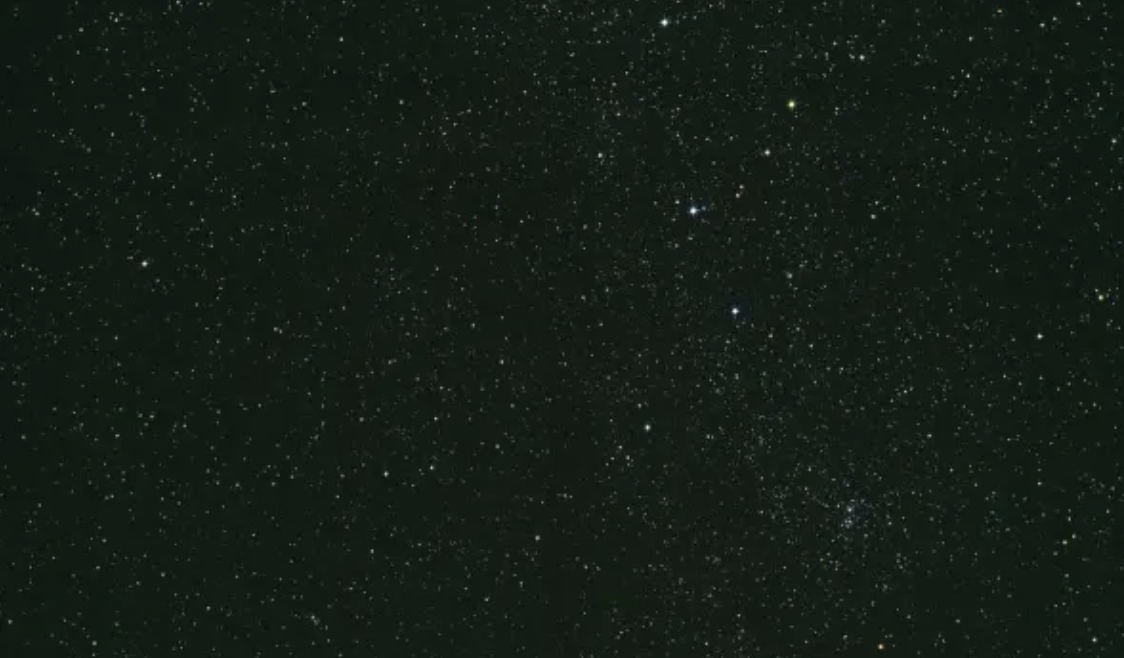
#> input picture sample_images/cassopeia.png, 1124 x 658 px
$ python -i preprocess.py   (imports and definitions only)
#> lines starting #> are read from the running program, lines starting #| are printed output that depends on the picture; after the words box and inside, x2 and y2 are one past the last pixel; in counts of white or black regions, pixels touching at a corner belong together
#> further down, picture is the input picture: shape (658, 1124, 3); mean B, G, R 22, 29.1, 19.7
from __future__ import annotations

import cv2
import numpy as np
from scipy import ndimage


def preprocess_image(image: np.ndarray) -> dict[str, np.ndarray]:
    """Prepare an RGB/BGR night-sky image for blob-based star detection."""
    grayscale = cv2.cvtColor(image, cv2.COLOR_BGR2GRAY)
    blurred = cv2.GaussianBlur(grayscale, (5, 5), 0)

    clahe = cv2.createCLAHE(clipLimit=2.2, tileGridSize=(8, 8))
    contrast = clahe.apply(blurred)
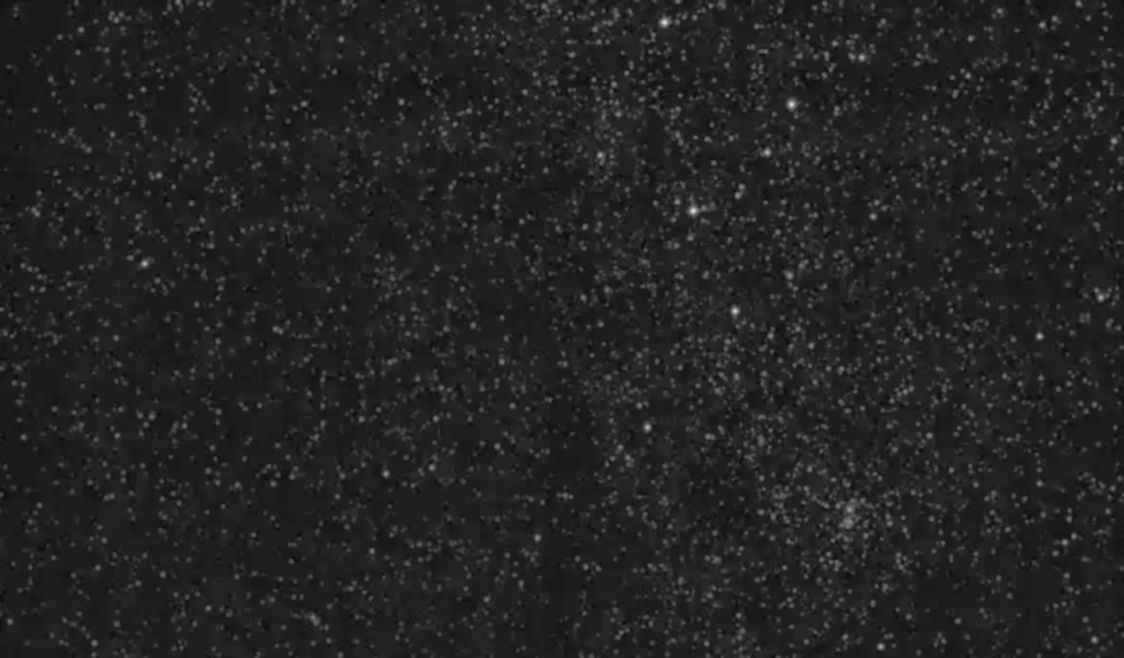
#> contrast: shape (658, 1124); min 13, max 218, mean 35.1

    sharpened = cv2.addWeighted(contrast, 1.3, cv2.GaussianBlur(contrast, (0, 0), 3), -0.3, 0)
    top_hat = ndimage.white_tophat(sharpened, size=7)
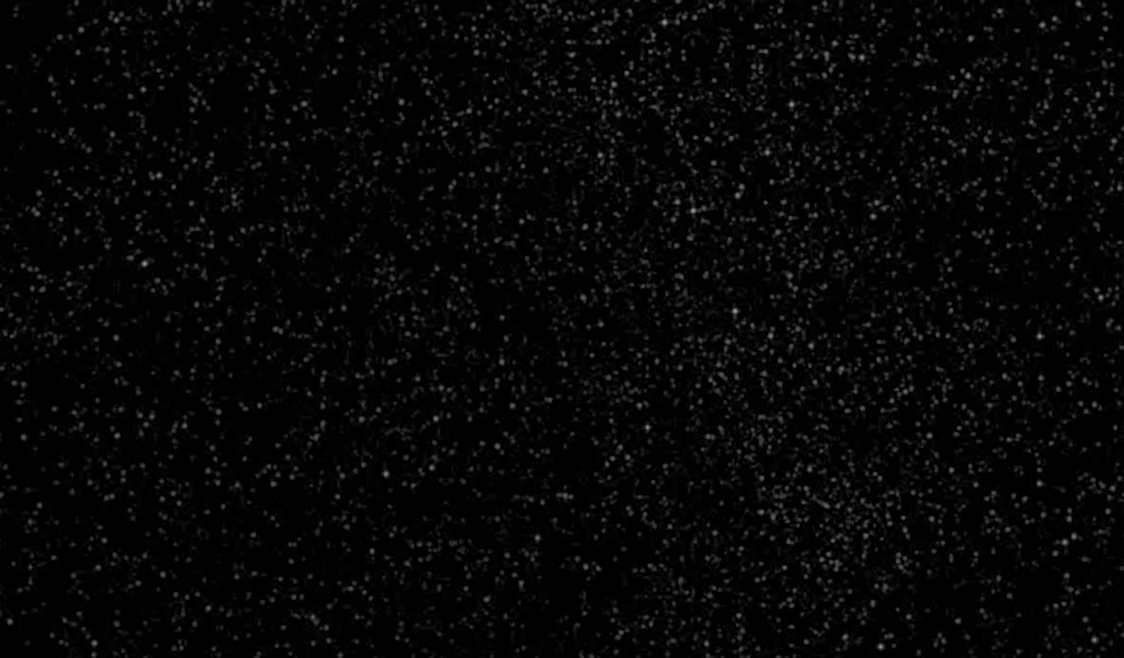
#> top_hat: shape (658, 1124); min 0, max 150, mean 6.2
    normalized = cv2.normalize(top_hat, None, 0, 255, cv2.NORM_MINMAX).astype(np.uint8)
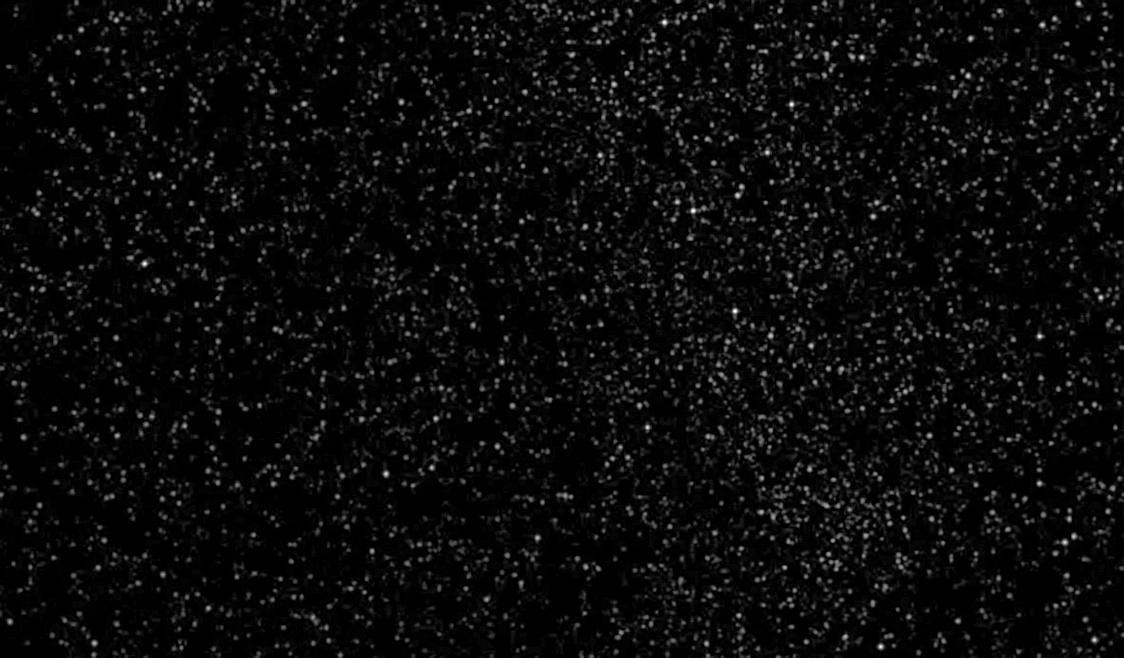
#> normalized: shape (658, 1124); min 0, max 255, mean 10.5

    threshold_value = max(140, int(np.percentile(normalized, 98)))
#> threshold_value = 140
    _, thresholded = cv2.threshold(normalized, threshold_value, 255, cv2.THRESH_BINARY)
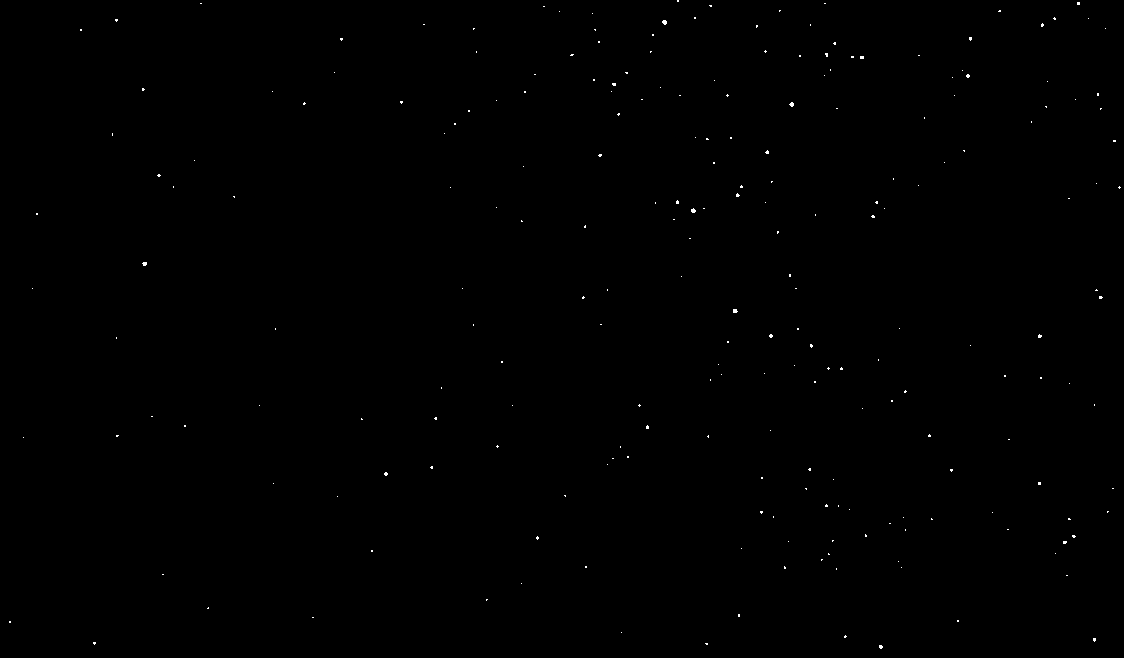
#> thresholded: shape (658, 1124); 0.13% white in thin lines or dots

    kernel = np.ones((3, 3), np.uint8)
    cleaned = cv2.morphologyEx(thresholded, cv2.MORPH_OPEN, kernel, iterations=1)
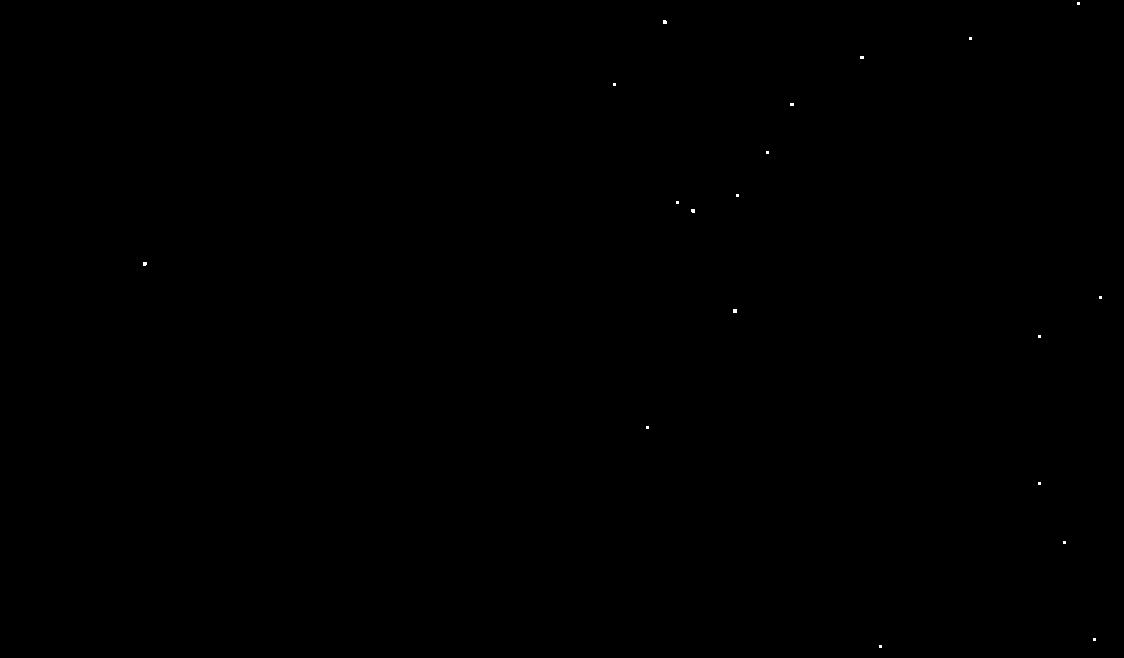
#> cleaned: shape (658, 1124); 0.03% white in thin lines or dots, all inside (x1, y1, x2, y2) = (143, 2, 1102, 648)

    return {
        "grayscale": grayscale,
        "contrast": contrast,
        "normalized": normalized,
        "thresholded": cleaned,
    }

>>> import cv2
>>> picture = cv2.imread('../../sample_images/cassopeia.png')
>>> result = preprocess_image(picture)
#> result = 4 items

$ run again, on sample_images/cygnus.png
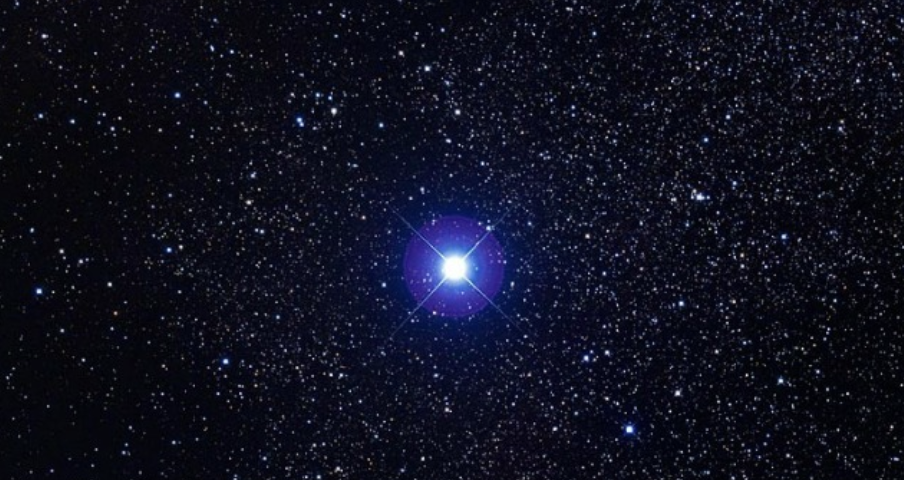
#> input picture sample_images/cygnus.png, 904 x 480 px
#> picture is the input picture: shape (480, 904, 3); mean B, G, R 31.4, 16.5, 15
#> in preprocess_image, `normalized = cv2.normalize(top_hat, None, 0, 255, cv2.NORM_MINMAX).ast..`:
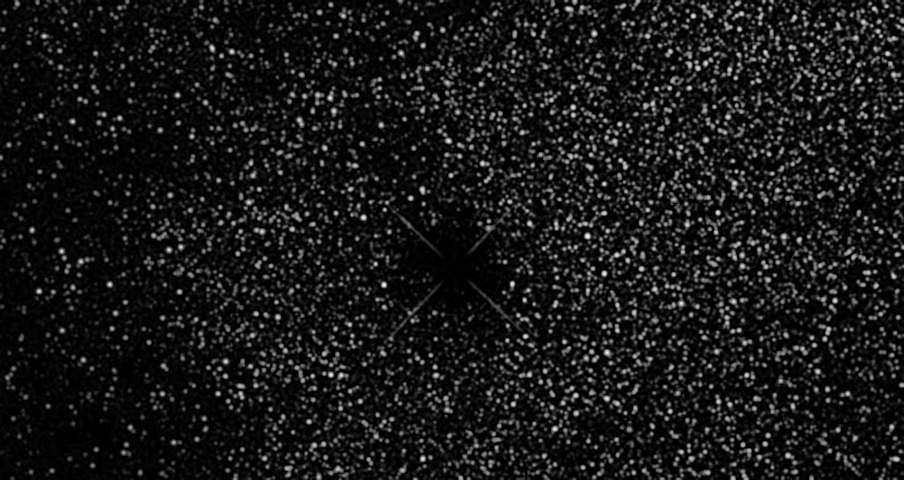
#> normalized: shape (480, 904); min 0, max 255, mean 24
#> threshold_value = 140
#> thresholded: shape (480, 904); 1.6% white in thin lines or dots
#> in preprocess_image, `cleaned = cv2.morphologyEx(thresholded, cv2.MORPH_OPEN, kernel, iterat..`:
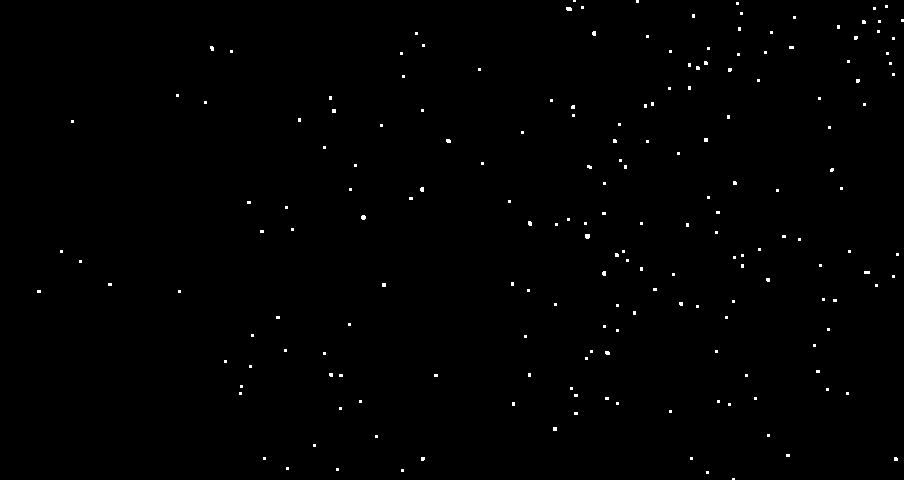
#> cleaned: shape (480, 904); 0.47% white; 189 white regions (186 under 20 px), largest, box (x1, y1, x2, y2) and area: (585, 234, 590, 239) 23, (566, 7, 572, 11) 22, (361, 215, 366, 220) 21
#> result = 4 items

$ run again, on sample_images/leo2.png
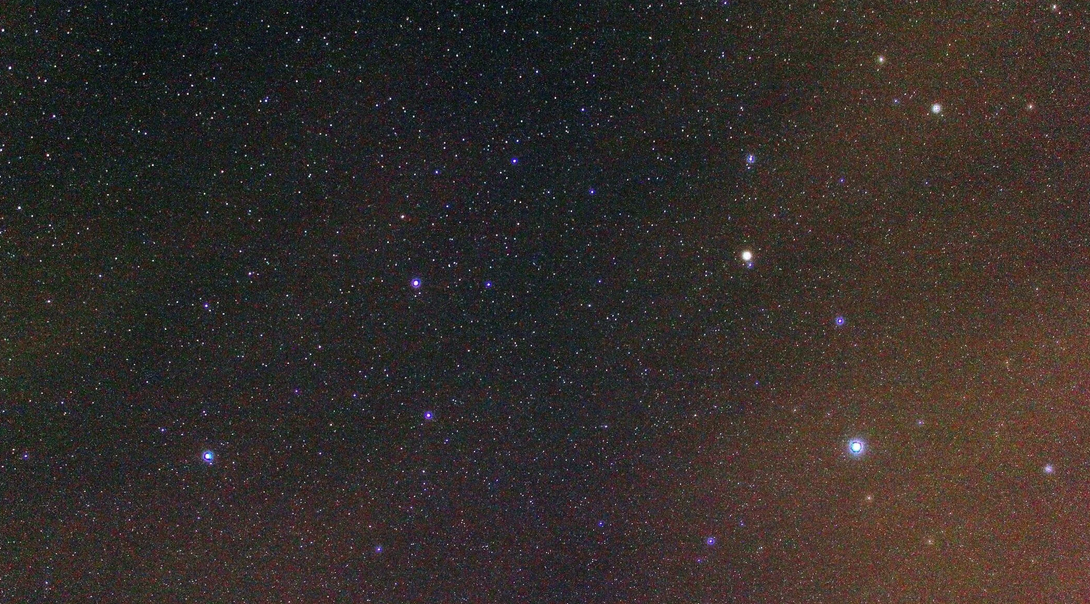
#> input picture sample_images/leo2.png, 1090 x 604 px
#> picture is the input picture: shape (604, 1090, 3); mean B, G, R 42.2, 45.6, 52.9
#> in preprocess_image, `normalized = cv2.normalize(top_hat, None, 0, 255, cv2.NORM_MINMAX).ast..`:
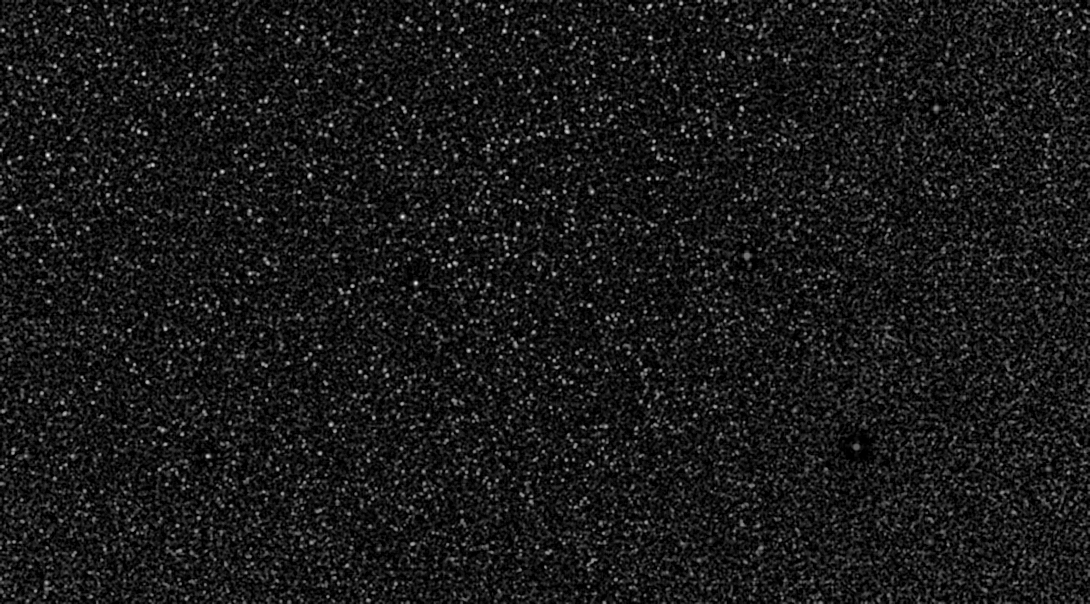
#> normalized: shape (604, 1090); min 0, max 255, mean 25.3
#> threshold_value = 140
#> in preprocess_image, `_, thresholded = cv2.threshold(normalized, threshold_value, 255, cv2.T..`:
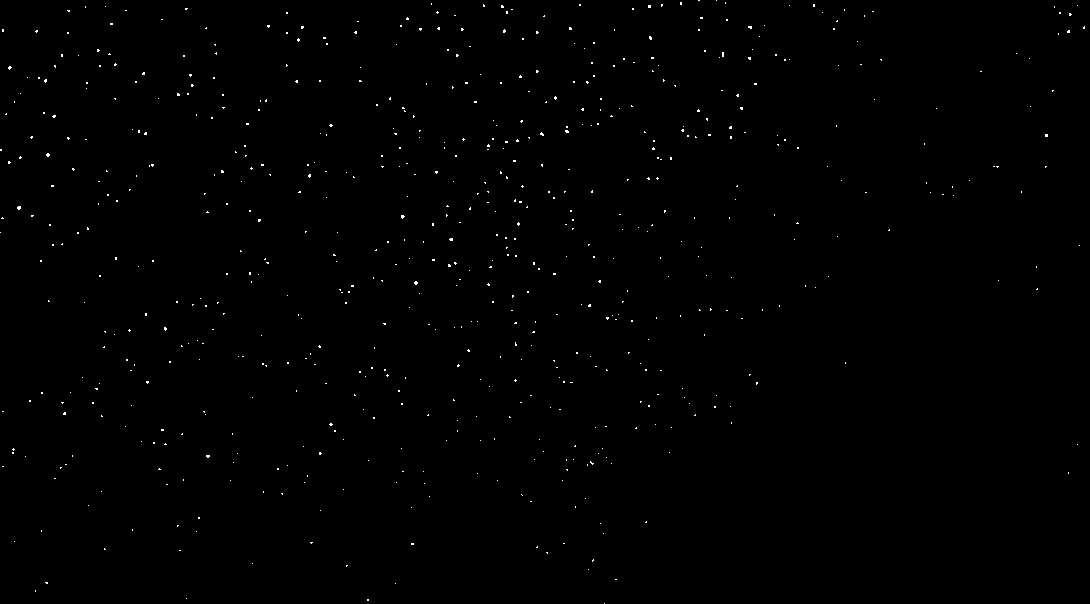
#> thresholded: shape (604, 1090); 0.34% white in thin lines or dots
#> cleaned: shape (604, 1090); 0.01% white in thin lines or dots, all inside (x1, y1, x2, y2) = (18, 5, 1048, 241)
#> result = 4 items
